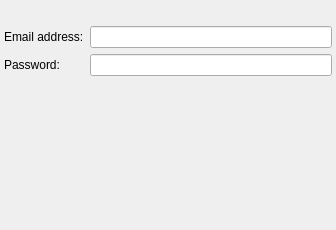
<?xml version="1.0" encoding="UTF-8"?>
<ui version="4.0">
 <class>Google</class>
 <widget class="QWidget" name="Google">
  <property name="geometry">
   <rect>
    <x>0</x>
    <y>0</y>
    <width>336</width>
    <height>230</height>
   </rect>
  </property>
  <property name="windowTitle">
   <string>Form</string>
  </property>
  <layout class="QVBoxLayout" name="verticalLayout">
   <property name="leftMargin">
    <number>4</number>
   </property>
   <property name="topMargin">
    <number>0</number>
   </property>
   <property name="rightMargin">
    <number>4</number>
   </property>
   <property name="bottomMargin">
    <number>0</number>
   </property>
   <item>
    <layout class="QHBoxLayout" name="horizontalLayout">
     <item>
      <spacer name="horizontalSpacer">
       <property name="orientation">
        <enum>Qt::Horizontal</enum>
       </property>
       <property name="sizeHint" stdset="0">
        <size>
         <width>40</width>
         <height>20</height>
        </size>
       </property>
      </spacer>
     </item>
     <item>
      <widget class="QLabel" name="googleIcon">
       <property name="text">
        <string/>
       </property>
      </widget>
     </item>
    </layout>
   </item>
   <item>
    <layout class="QFormLayout" name="formLayout">
     <property name="fieldGrowthPolicy">
      <enum>QFormLayout::ExpandingFieldsGrow</enum>
     </property>
     <item row="0" column="0">
      <widget class="QLabel" name="label_3">
       <property name="text">
        <string>Email address:</string>
       </property>
      </widget>
     </item>
     <item row="0" column="1">
      <widget class="QLineEdit" name="email"/>
     </item>
     <item row="1" column="0">
      <widget class="QLabel" name="label_4">
       <property name="text">
        <string>Password:</string>
       </property>
      </widget>
     </item>
     <item row="1" column="1">
      <widget class="QLineEdit" name="password">
       <property name="echoMode">
        <enum>QLineEdit::Password</enum>
       </property>
      </widget>
     </item>
    </layout>
   </item>
   <item>
    <layout class="QHBoxLayout" name="horizontalLayout_2">
     <item>
      <spacer name="horizontalSpacer_2">
       <property name="orientation">
        <enum>Qt::Horizontal</enum>
       </property>
       <property name="sizeHint" stdset="0">
        <size>
         <width>40</width>
         <height>20</height>
        </size>
       </property>
      </spacer>
     </item>
     <item>
      <widget class="QLabel" name="error">
       <property name="text">
        <string/>
       </property>
       <property name="textFormat">
        <enum>Qt::PlainText</enum>
       </property>
       <property name="wordWrap">
        <bool>false</bool>
       </property>
      </widget>
     </item>
     <item>
      <spacer name="horizontalSpacer_3">
       <property name="orientation">
        <enum>Qt::Horizontal</enum>
       </property>
       <property name="sizeHint" stdset="0">
        <size>
         <width>40</width>
         <height>20</height>
        </size>
       </property>
      </spacer>
     </item>
    </layout>
   </item>
   <item>
    <spacer name="verticalSpacer">
     <property name="orientation">
      <enum>Qt::Vertical</enum>
     </property>
     <property name="sizeHint" stdset="0">
      <size>
       <width>20</width>
       <height>0</height>
      </size>
     </property>
    </spacer>
   </item>
  </layout>
 </widget>
 <resources/>
 <connections/>
</ui>
